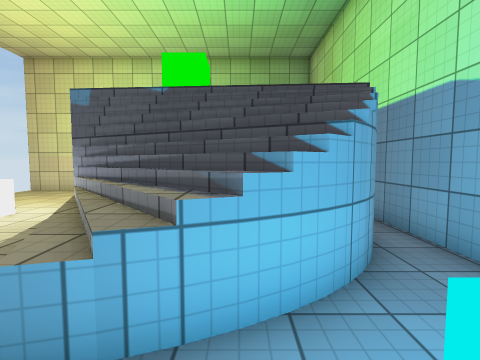
view 1 (above)

12 first-person views from a walk through a 3-D level made in the Unity game engine. The camera is 1.5 m above the floor, tilts 4° down and sees 85° across. The floor is counted in squares, 1 m on a side. Each view is taken from the middle of a square. On the plan, view 1 faces up. The plan holds only what a view shows up to about 14 squares ahead; the rest is blank. Surface patterns are stand-ins for the level's own textures.

view 2
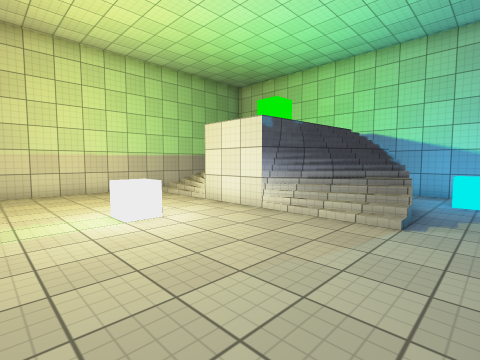

view 3
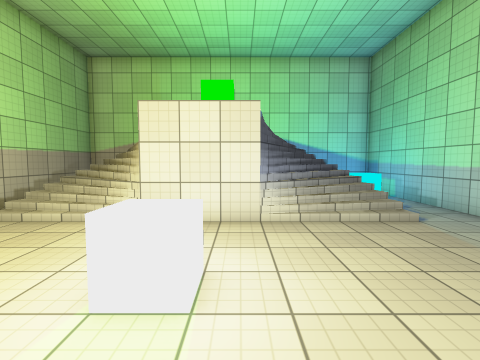

view 4
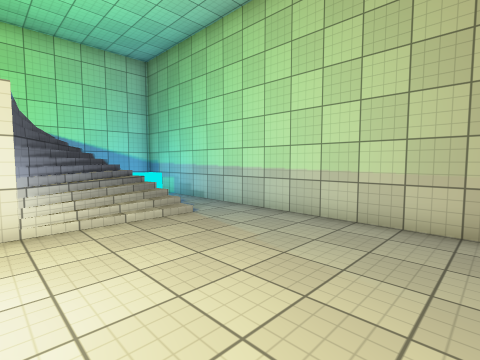

view 5
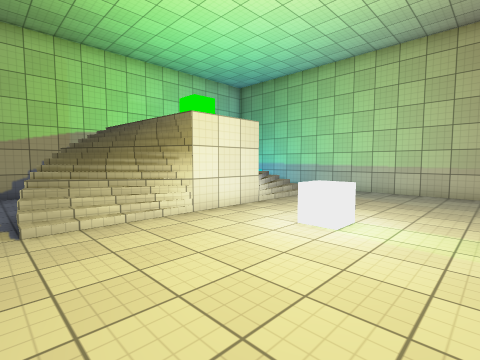

view 6
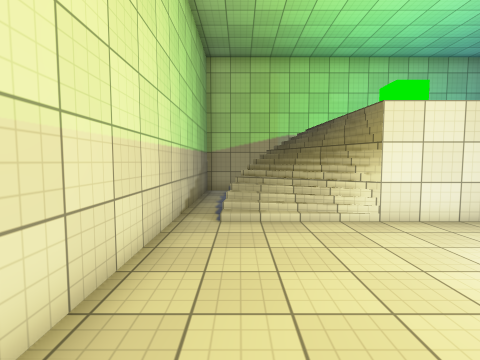

view 7
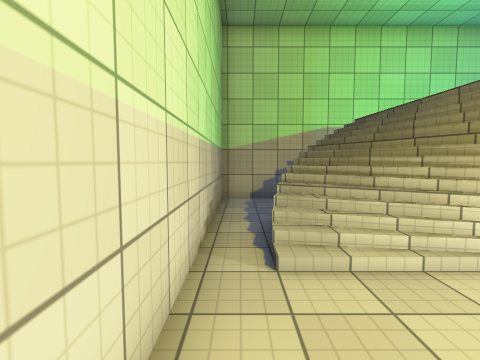

view 8
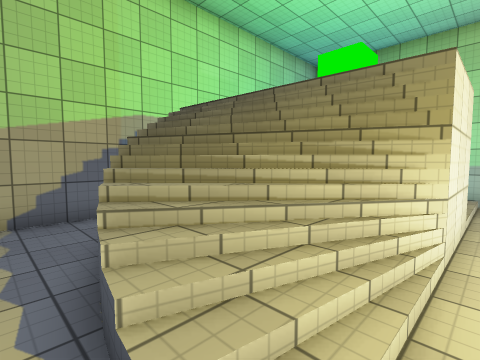

view 9
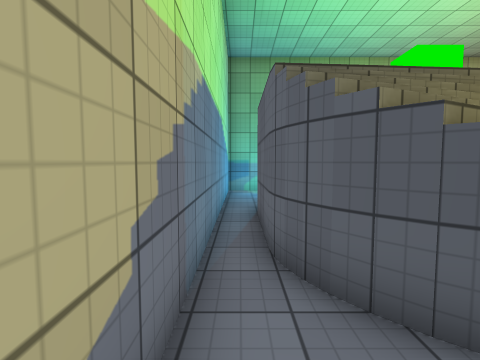

view 10
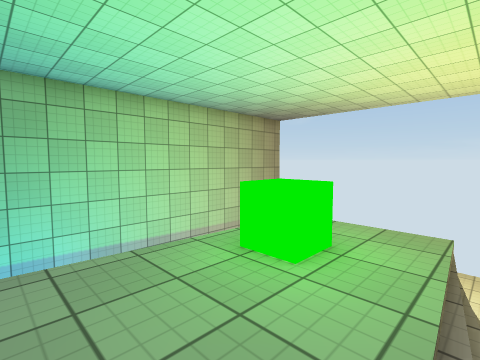

view 11
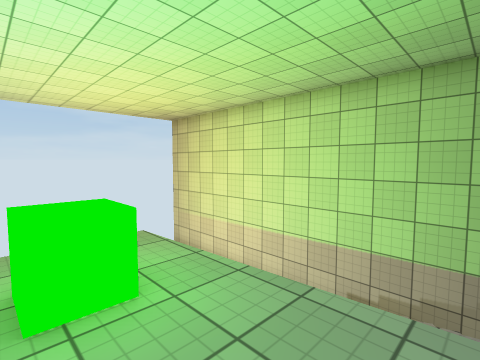

view 12
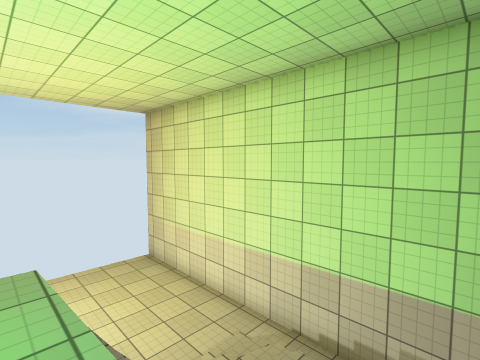

### Floor plan
Key: @ floor where view 1 was taken; # wall or solid block; x gap in a wall; . main floor; : floor 3 m higher than the main floor; / step, stairs or slope; = window, fence, low wall or low ledge; ^ raised ledge; v drop or lower ground.
Columns run from 11 left of view 1 to 4 right of it. Each row starts with its distance up from view 1.
 14 ################
 13  ..............#
 12  .......//==...#
 11  .......///#/..#
 10  ......./////v.#
  9  .......=/////.#
  8  .......::::::.#
  7  ...^...:^^:::.#
  6  .......::^:::.#
  5  .......#/////.#
  4  .......//////.#
  3  ......./////..#
  2  .......///v...#
  1  ...........^^.#
  0  ..........@^x.#
 -1  ###############

Positions as (right, up) in squares from view 1, and headings:
1: (0, 0), facing up
2: (-10, 0), facing up-right
3: (-10, 6), facing right
4: (-10, 6), facing down-right
5: (-10, 13), facing down-right
6: (-10, 12), facing right
7: (-7, 13), facing right
8: (-4, 13), facing down-right
9: (3, 13), facing down
10: (2, 9), facing down-left
11: (2, 6), facing up-left
12: (1, 8), facing up-left
